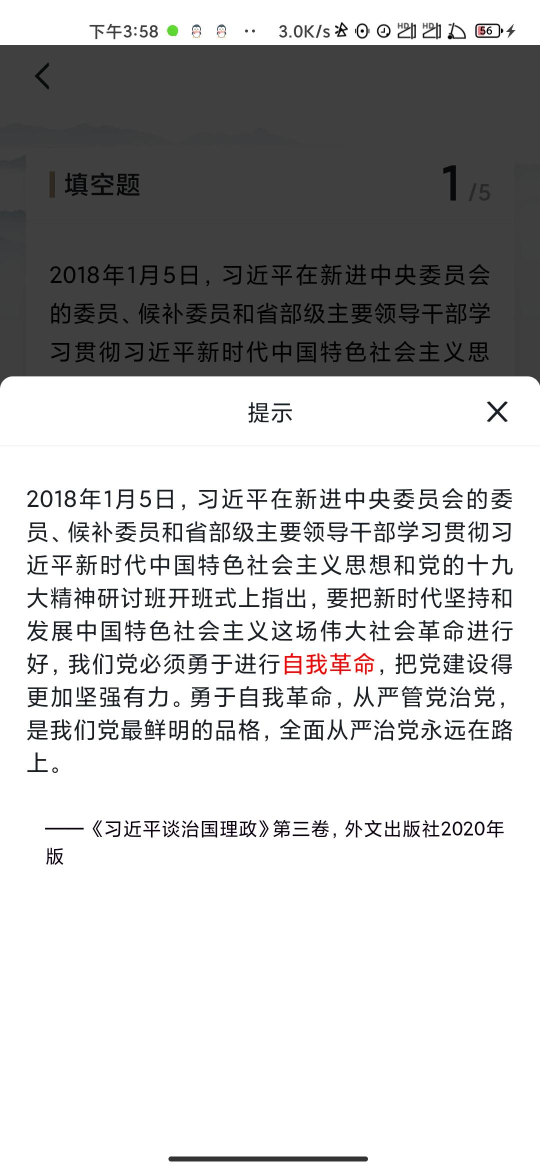
#> input picture TestToolDirectory/test_img3.jpg, 1080 x 2340 px (shown at 1/2 size)
$ python optical_character_recognition.py   (older library calls are emulated)
#> lines starting #> are read from the running program, lines starting #| are printed output that depends on the picture; after the words box and inside, x2 and y2 are one past the last pixel; in counts of white or black regions, pixels touching at a corner belong together
#!/usr/bin/env python
# _*_ coding: utf-8 _*_
# @Time    : 2021/5/26 8:57
# @Author  : Silent_YangRun
# @Site    :
# @File    : optical_character_recognition.py
# @Software: PyCharm

import cv2
import numpy as np
import matplotlib.pyplot as plt
from PIL import Image

# 对图片进行切割
img = Image.open("./TestToolDirectory/test_img3.jpg")
#> img is the input picture: PIL image 1080x2340 RGB; mean R, G, B 189.7, 189.6, 189.8

cropped = img.crop((0, img.size[0] / 1.15, img.size[0], img.size[1] - 610))  # (left, upper, right, lower)
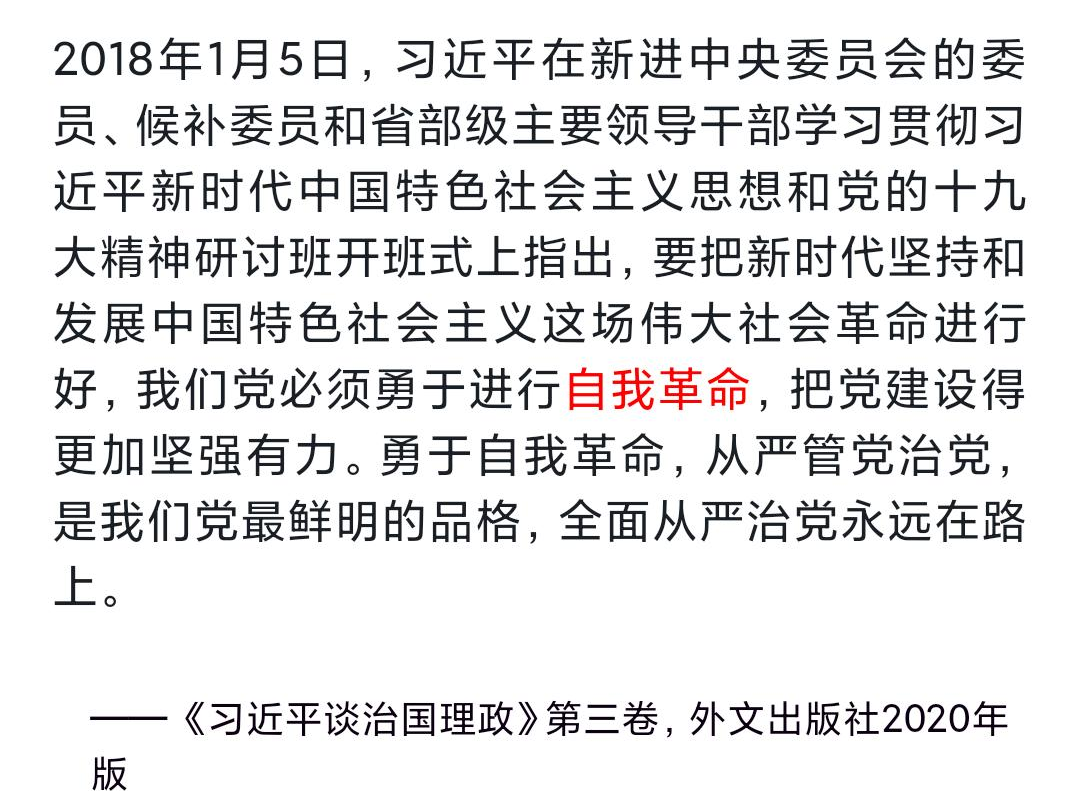
#> cropped: PIL image 1080x791 RGB; mean R, G, B 227.7, 227.3, 228
# cropped.show()
cropped.save('./TestToolDirectory/2.jpg')

# 分割图片
image = cv2.imread('./TestToolDirectory/2.jpg')

gray = cv2.cvtColor(image, cv2.COLOR_BGR2GRAY)  # 转换了灰度化
ret, img = cv2.threshold(gray, 160, 255, cv2.THRESH_BINARY)  # 将灰度图像二值化
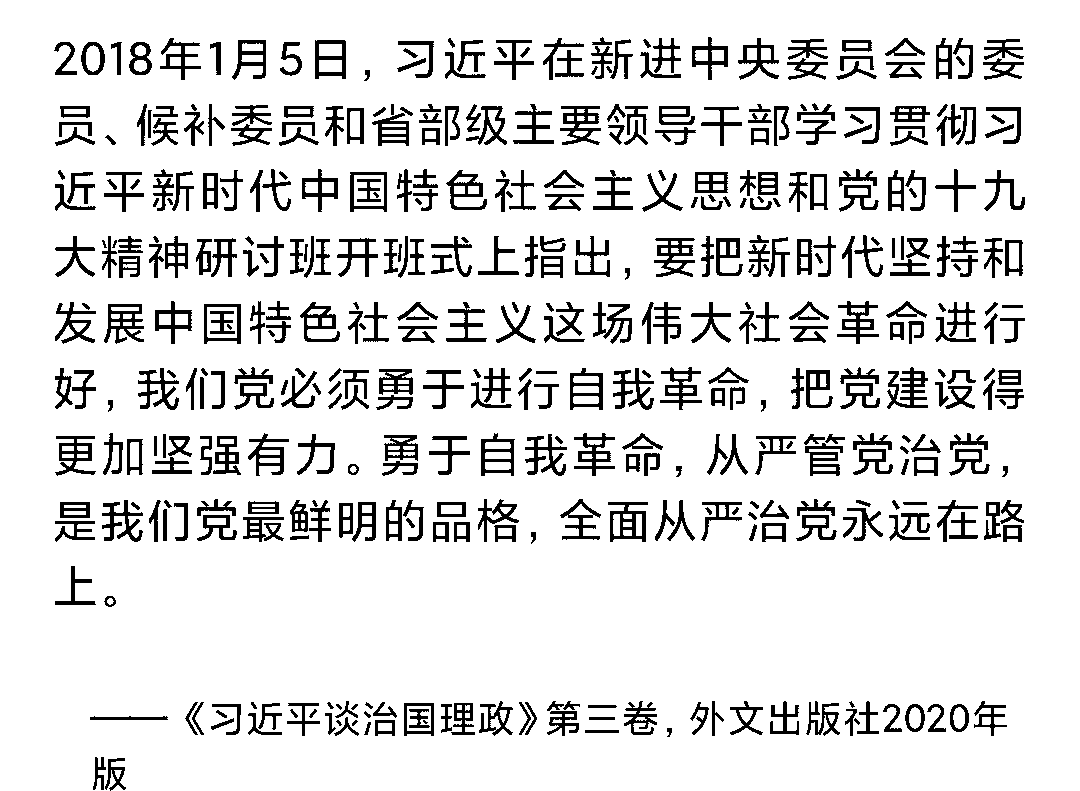
#> img: shape (791, 1080); 87.7% white; 461 black regions (8 under 20 px), largest, box (x1, y1, x2, y2) and area: (887, 367, 928, 409) 811, (560, 106, 601, 145) 774, (654, 238, 695, 277) 774
img = 255 - img
cv2.imshow("img", img)
cv2.waitKey()

# 腐蚀图片
kernel = cv2.getStructuringElement(cv2.MORPH_CROSS, (7, 7))
img = cv2.dilate(img, kernel)
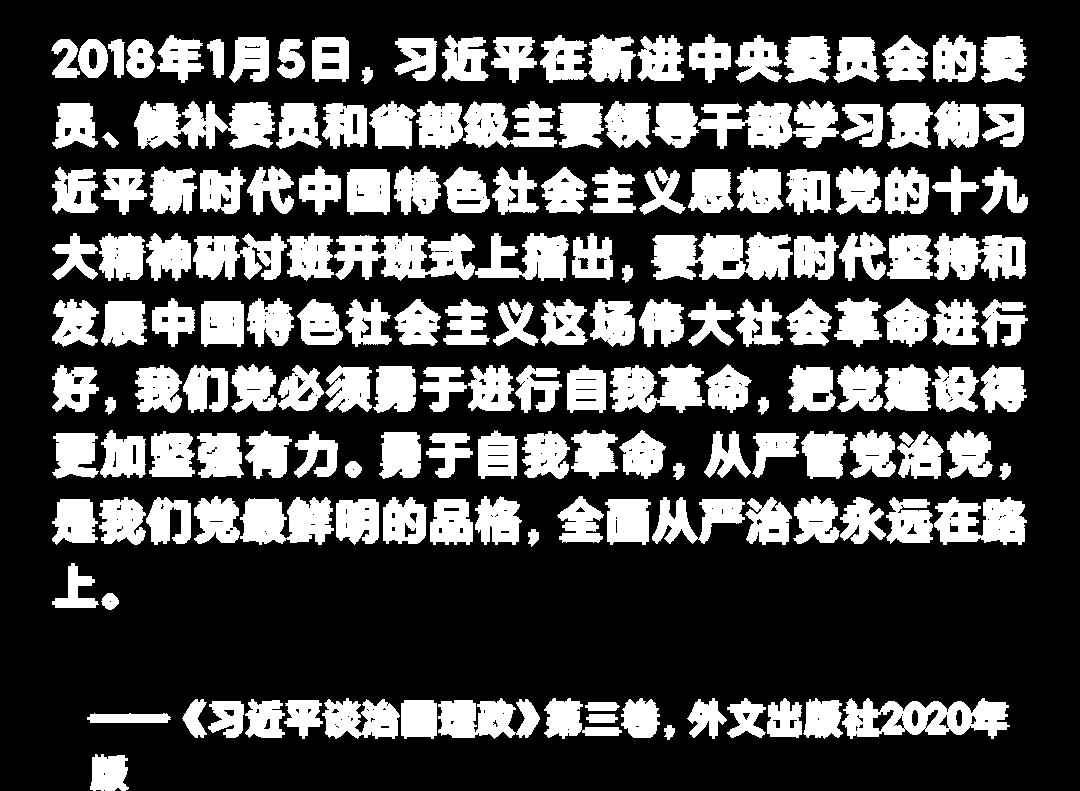
#> img: shape (791, 1080); 29.9% white; 174 white regions, largest, box (x1, y1, x2, y2) and area: (651, 232, 793, 280) 5046, (134, 101, 275, 149) 4592, (334, 233, 475, 281) 4269
h, w = img.shape
#> h = 791; w = 1080
cv2.imshow("img", img)
cv2.waitKey()


# 垂直反向投影
def vProject(binary):
    h, w = binary.shape
#> h = 791; w = 1080
    # 创建 w 长度都为0的数组
    w_w = [0] * w
#> w_w = 1080 values from 0 to 0
    for i in range(w):
        for j in range(h):
            if binary[j, i] == 255:
                w_w[i] += 255
    plt.plot(range(w), w_w)
    plt.show()
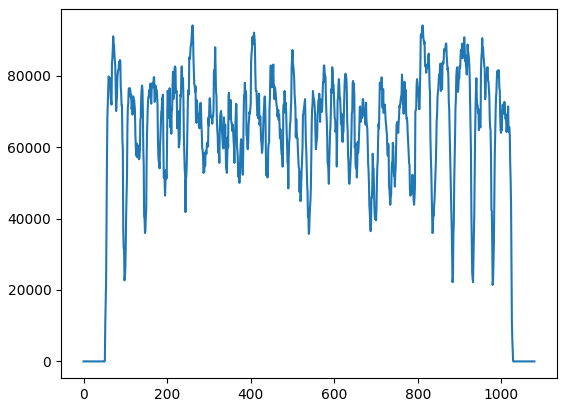
#> figure drawn by matplotlib, 1 panel; curve peaks at x = 261, y = 94095
    return w_w


w_w = vProject(img)
#> w_w = 1080 values, max 94095 at index 261, min 0 at index 0, mean 60376
position = []
# w_start,w_end是记录垂直投影后白色块的x轴开始坐标和x轴结束坐标
# wstart,wend是记录白色块的开始标志和结束标志，开始记录时wstart=1,结束时wend=1
wstart, wend, w_start, w_end = 0, 0, 0, 0
for j in range(len(w_w)):
    if w_w[j] > 0 and wstart == 0:
        w_start = j
        wstart = 1
        wend = 0
    if w_w[j] == 0 and wstart == 1:
        w_end = j
        wstart = 0
        wend = 1

    # 当确认了起点和终点之后保存坐标[x1,y1,x2,y2]
    if wend == 1:
        position.append([w_start, 0, w_end, h - 1])
        wend = 0
#> this loop made 1080 passes
#> (w_start, wstart, wend) on pass 52: (51, 1, 0)
#> (w_end, wstart, wend) on pass 1029: (1028, 0, 0)
#> after the loop, position = [[51, 0, 1028, 790]]; w_end = 1028; w_start = 51; wend = 0; wstart = 0

# 其中(x1,y1)为左边的点，(x2,y2)为右边的点
for p in position:
    cv2.rectangle(image, (p[0], p[1]), (p[2], p[3]), (255, 0, 255), 2)
#> this loop made 1 pass
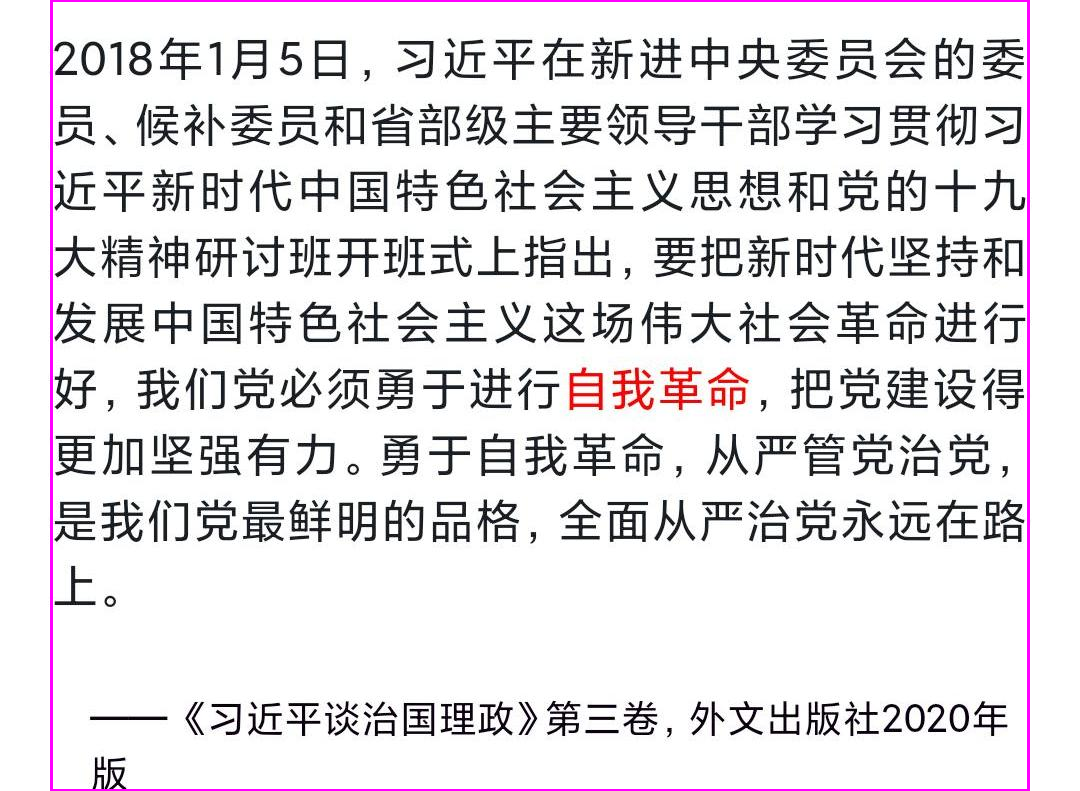
#> image: shape (791, 1080, 3); mean B, G, R 227.4, 224.4, 227.3
cv2.imshow('image', image)
cv2.waitKey(0)

# 定义橘色识别模型
lower_orange = np.array([11, 43, 46])
upper_orange = np.array([25, 255, 255])
# RGB 转 HSV 颜色模型
#> (the run stopped early here; a loop or call above may not have finished)

$ run again, with TestToolDirectory/test_img2.jpg copied over TestToolDirectory/test_img3.jpg
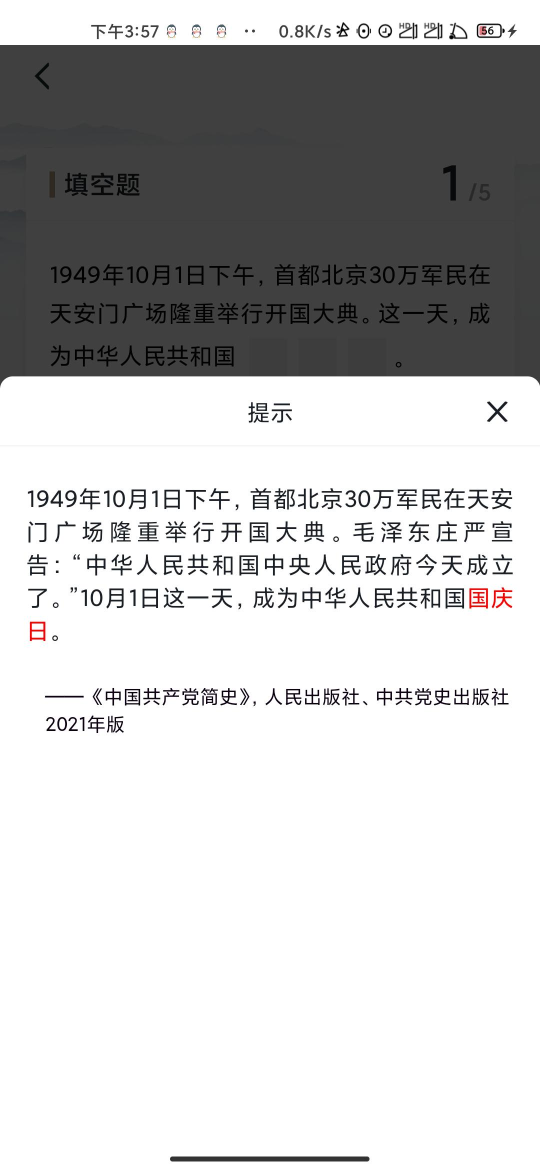
#> input picture TestToolDirectory/test_img2.jpg, 1080 x 2340 px (shown at 1/2 size)
#> img is the input picture: PIL image 1080x2340 RGB; mean R, G, B 194.6, 194.5, 194.6
#> `img = cv2.dilate(img, kernel)`:
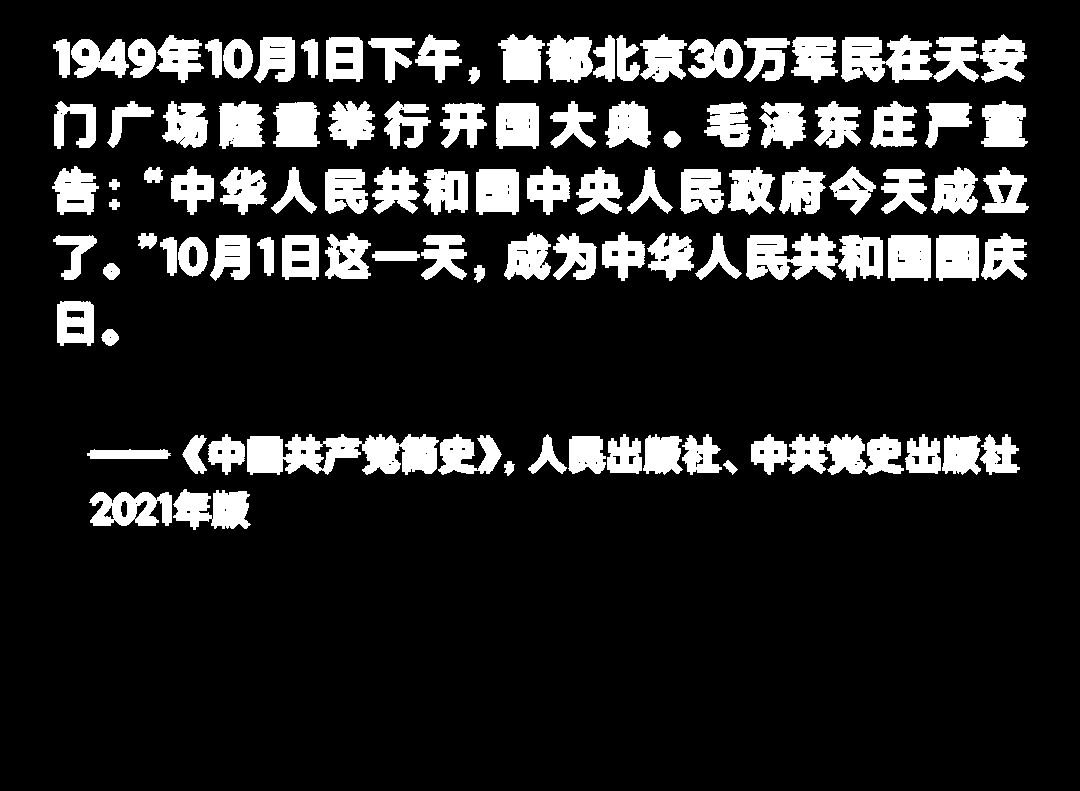
#> img: shape (791, 1080); 14.9% white; 104 white regions, largest, box (x1, y1, x2, y2) and area: (247, 434, 439, 475) 5520, (751, 434, 904, 475) 4133, (841, 35, 933, 83) 3000
#> `w_w = vProject(img)`: w_w = 1080 values, max 58140 at index 242, min 0 at index 0, mean 30106.8
#> the loop `for j in range(len(w_w)):` made 1080 passes
#> (w_start, wstart, wend) on pass 53: (52, 1, 0)
#> after the loop `for j in range(len(w_w)):`: position = [[52, 0, 1029, 790]]; w_end = 1029; w_start = 52; wend = 0
#> the loop `for p in position:` made 1 pass
#> after the loop `for p in position:`:
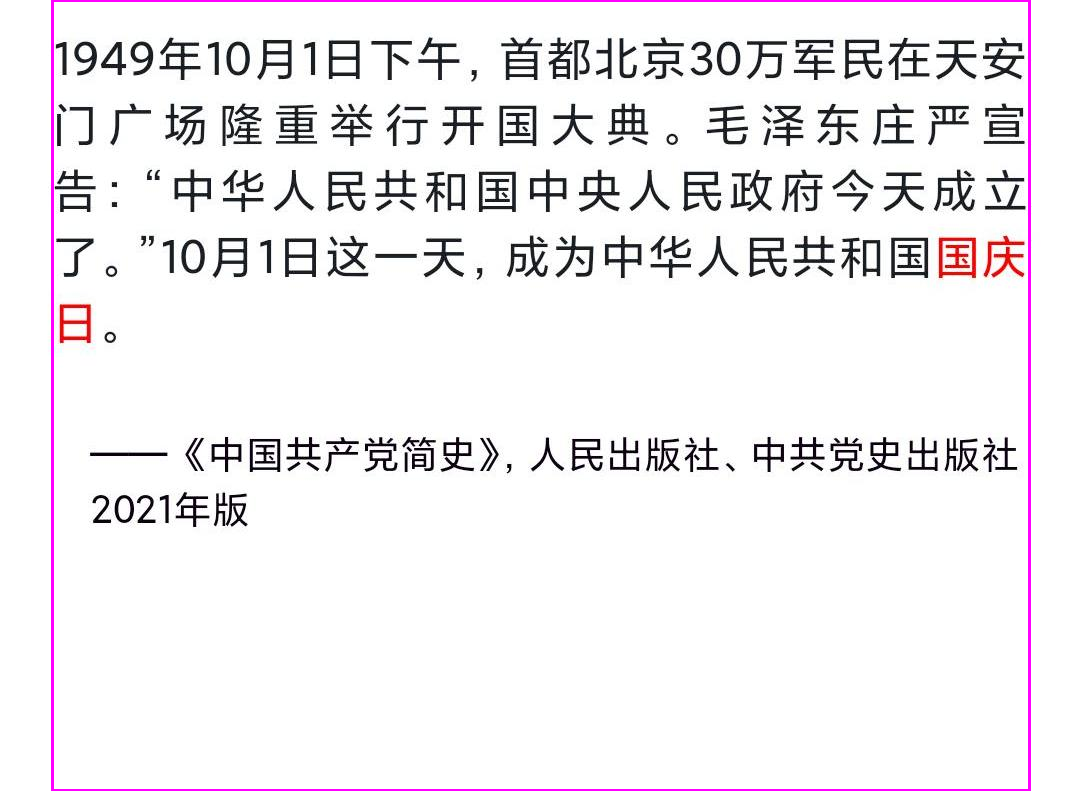
#> image: shape (791, 1080, 3); mean B, G, R 241.2, 238.4, 241.3
